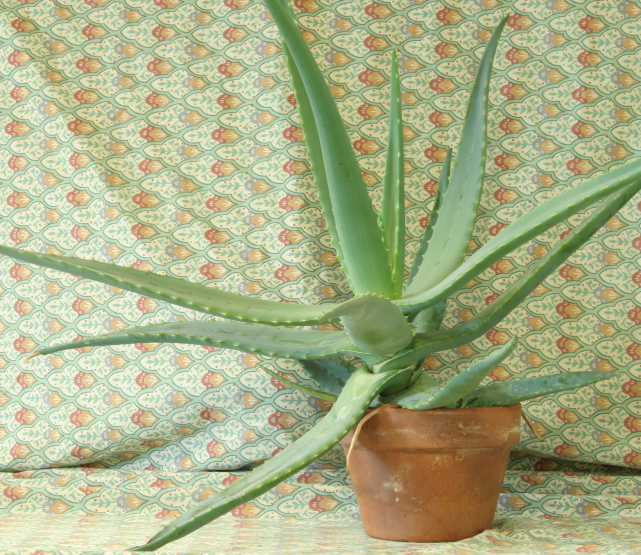
#> input picture sample_code/4_epipolar_geometry/images/view2.png, 1282 x 1110 px, given in place of view0.png, which was not available (shown at 1/2 size)
$ python main.py
#> lines starting #> are read from the running program, lines starting #| are printed output that depends on the picture; pictures that were not available may be replaced by others from this repository, and a replacement may not be noted
import numpy as np
import cv2

img1 = cv2.imread('images/view0.png',0)  #queryimage # left image
#> img1: shape (1110, 1282); min 18, max 251, mean 169.2
img2 = cv2.imread('images/view1.png',0) #trainimage # right image
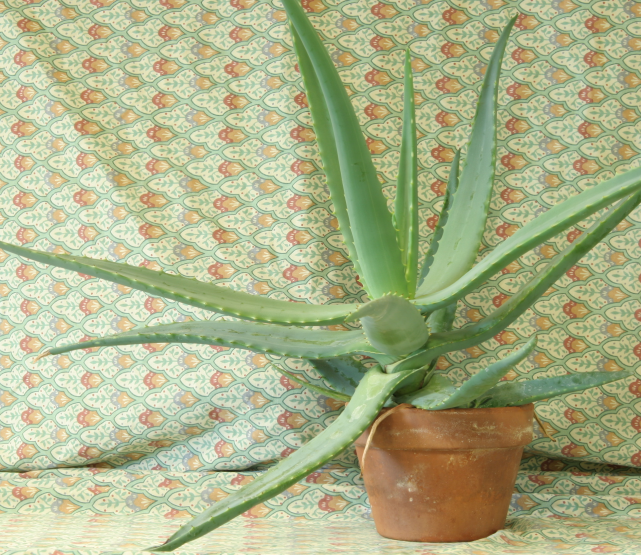
#> input picture sample_code/4_epipolar_geometry/images/view1.png, 1282 x 1110 px (shown at 1/2 size)
#> img2: shape (1110, 1282); min 18, max 252, mean 170.3
h,w = img1.shape[:2]
#> h = 1110; w = 1282

orb = cv2.ORB_create()
# find the keypoints and descriptors with SIFT
kp1, des1 = orb.detectAndCompute(img1,None)
#> kp1 = 500 keypoints; strongest (x, y, size): (742, 742, 64.3), (743, 743, 53.6), (456, 948, 44.6), (504, 940, 31)
kp2, des2 = orb.detectAndCompute(img2,None)
#> kp2 = 500 keypoints; strongest (x, y, size): (472, 948, 44.6), (769, 742, 64.3), (771, 743, 53.6), (770, 744, 44.6)

des2 = np.float32(des2)
des1 = np.float32(des1)

FLANN_INDEX_KDTREE = 1
indexParams = dict(algorithm=FLANN_INDEX_KDTREE, trees=5)
searchParams = dict(checks=100)
flann = cv2.FlannBasedMatcher(indexParams, searchParams)
matches = flann.knnMatch(des1, des2, k=2)
#> matches = 500 matches

good = []
pts1 = []
pts2 = []
# ratio test as per Lowe's paper
for i,(m,n) in enumerate(matches):
    if m.distance < 0.85*n.distance:
        good.append(m)
        pts2.append(kp2[m.trainIdx].pt)
        pts1.append(kp1[m.queryIdx].pt)
#> after the loop, good = 190 matches; pts1 = 190 pairs, first value 34 to 1172.4, second value 36 to 1003.2; pts2 = 190 pairs, first value 46 to 1184.4, second value 36 to 1003.2

pts1 = np.int32(pts1)
#> pts1 = 190 pairs, first value 34 to 1172, second value 36 to 1003
pts2 = np.int32(pts2)
#> pts2 = 190 pairs, first value 46 to 1184, second value 36 to 1003

vis = np.concatenate((img1, img2), axis=1)

for i in range(len(pts1)):
    tmp = vis.copy()
    pt1 = pts1[i]
    pt2 = pts2[i] + np.array((w,0))
    cv2.circle(tmp,tuple(pts1[i]),5,(255,0,0),1)
    cv2.circle(tmp,tuple(pts2[i]+np.array((w,0))),5,(255,0,0),-1)
    cv2.line(tmp,tuple(pt1),tuple(pt2),(255,0,0),2)
    cv2.imshow("Img",tmp)
    k=cv2.waitKey(0)
    if (k==ord('q')):
         break
#> this loop made 1 pass; (key q is pressed on pass 1)
#> (pt1, pt2) on pass 1: ([1157, 713], [2454, 713])

F, mask = cv2.findFundamentalMat(pts1,pts2,cv2.FM_LMEDS)
#> F = [[8.69e-08, 0.000157, -0.132], [-0.000159, -1.67e-06, -1.46e+12], [0.132, 1.46e+12, 1]]; mask = 190 values, max 1 at index 0, min 0 at index 1, mean 0.653
# We select only inlier points
pts1 = pts1[mask.ravel()==1]
#> pts1 = 124 pairs, first value 34 to 1172, second value 36 to 1003
pts2 = pts2[mask.ravel()==1]
#> pts2 = 124 pairs, first value 46 to 1184, second value 36 to 1003

print(pts1.shape)
#| (124, 2)
print("Rank F ", np.linalg.matrix_rank(F))
#| Rank F  2

def drawlines(img1,img2,lines,pts1,pts2):
    r,c = img1.shape
    img1 = cv2.cvtColor(img1,cv2.COLOR_GRAY2BGR)
    img2 = cv2.cvtColor(img2,cv2.COLOR_GRAY2BGR)
    for r,pt1,pt2 in zip(lines,pts1,pts2):
        color = tuple(np.random.randint(0,255,3).tolist())
        x0,y0 = map(int, [0, -r[2]/r[1] ])
        x1,y1 = map(int, [c, -(r[2]+r[0]*c)/r[1] ])
        img1 = cv2.line(img1, (x0,y0), (x1,y1), color,1)
        img1 = cv2.circle(img1,tuple(pt1),5,color,-1)
        img2 = cv2.circle(img2,tuple(pt2),5,color,-1)
    return img1,img2

# Find epilines corresponding to points in right image (second image) and
# drawing its lines on left image
lines1 = cv2.computeCorrespondEpilines(pts2.reshape(-1,1,2), 2,F)
#> lines1 = 124 rows, first 8: [1.29e-14, 1, -713], [4.09e-14, 1, -457], [2.8e-14, 1, -575], [7.7e-14, 1, -127], [3.2e-14, 1, -538], [4.11e-14, 1, -455], [6.03e-14, 1, -280], [7.34e-14, 1, -159]
lines1 = lines1.reshape(-1,3)
img5,img6 = drawlines(img1,img2,lines1,pts1,pts2)
#> the loop in drawlines, `for r,pt1,pt2 in zip(lines,pts1,pts2):` made 124 passes
#> (r, pt1, pt2, color, y0, y1) on passes 1 to 9: ([1.29e-14, 1, -713], [1157, 713], [1172, 713], (172, 47, 117), 713, 712), ([4.09e-14, 1, -457], [421, 457], [437, 457], (192, 67, 251), 457, 456), ([2.8e-14, 1, -575], [1149, 575], [1162, 575], (195, 103, 9), 575, 574), ([7.7e-14, 1, -127], [896, 127], [908, 127], (211, 21, 242), 127, 126), ([3.2e-14, 1, -538], [627, 538], [643, 538], (36, 87, 70), 538, 537), ([4.11e-14, 1, -455], [602, 455], [617, 455], (216, 88, 140), 455, 454), ([6.03e-14, 1, -280], [1027, 280], [1039, 280], (58, 193, 230), 280, 279), ([7.34e-14, 1, -159], [323, 159], [335, 159], (39, 87, 174), 159, 158), ([2.57e-14, 1, -596], [596, 596], [613, 596], (88, 81, 165), 596, 595)
#> after the loop in drawlines, `for r,pt1,pt2 in zip(lines,pts1,pts2):`:
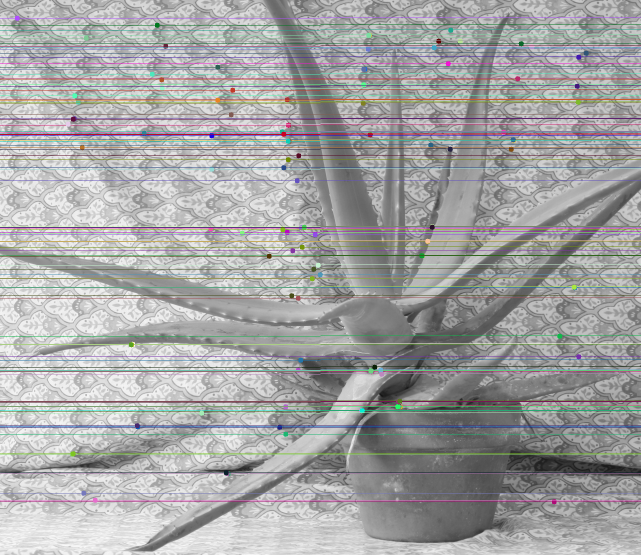
#> img1: shape (1110, 1282, 3) (shown at 1/2 size); mean B, G, R 164.4, 164.3, 164
#> after the loop in drawlines, `for r,pt1,pt2 in zip(lines,pts1,pts2):`:
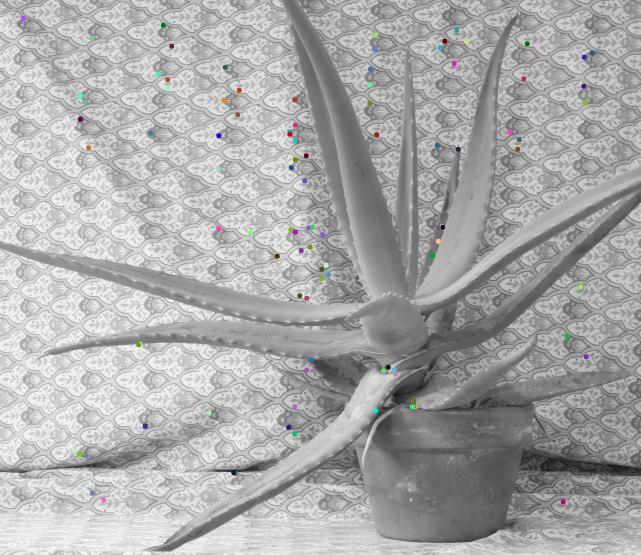
#> img2: shape (1110, 1282, 3) (shown at 1/2 size); mean B, G, R 170, 170, 169.9
# Find epilines corresponding to points in left image (first image) and
# drawing its lines on right image
lines2 = cv2.computeCorrespondEpilines(pts1.reshape(-1,1,2), 1,F)
#> lines2 = 124 rows, first 8: [-1.35e-14, -1, 713], [-4.12e-14, -1, 457], [-2.84e-14, -1, 575], [-7.67e-14, -1, 127], [-3.24e-14, -1, 538], [-4.14e-14, -1, 455], [-6.02e-14, -1, 280], [-7.33e-14, -1, 159]
lines2 = lines2.reshape(-1,3)
img3,img4 = drawlines(img2,img1,lines2,pts2,pts1)
#> the loop in drawlines (call 2), `for r,pt1,pt2 in zip(lines,pts1,pts2):` made 124 passes
#> (r, pt1, pt2, color, y0, y1) on passes 1 to 9: ([-1.35e-14, -1, 713], [1172, 713], [1157, 713], (114, 30, 29), 713, 712), ([-4.12e-14, -1, 457], [437, 457], [421, 457], (241, 33, 146), 457, 456), ([-2.84e-14, -1, 575], [1162, 575], [1149, 575], (17, 221, 84), 575, 574), ([-7.67e-14, -1, 127], [908, 127], [896, 127], (253, 2, 69), 127, 126), ([-3.24e-14, -1, 538], [643, 538], [627, 538], (101, 140, 44), 538, 537), ([-4.14e-14, -1, 455], [617, 455], [602, 455], (117, 253, 66), 455, 454), ([-6.02e-14, -1, 280], [1039, 280], [1027, 280], (111, 91, 85), 280, 279), ([-7.33e-14, -1, 159], [335, 159], [323, 159], (167, 39, 203), 159, 158), ([-2.62e-14, -1, 596], [613, 596], [596, 596], (150, 158, 145), 596, 595)
#> pass 1, in drawlines (call 2), `img1 = cv2.line(img1, (x0,y0), (x1,y1), color,1)`:
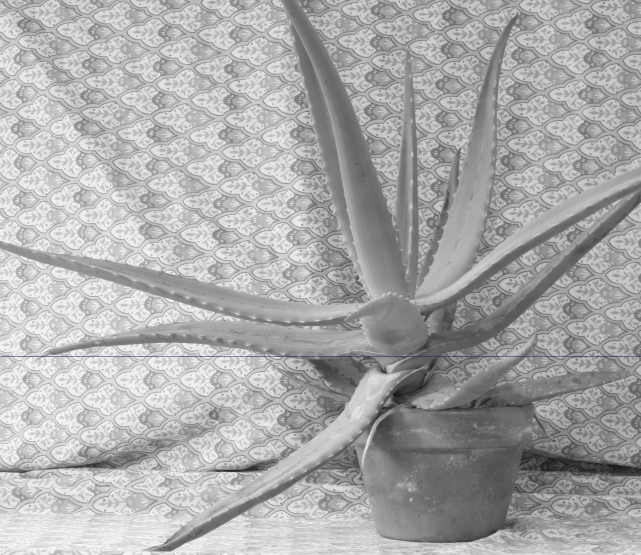
#> img1: shape (1110, 1282, 3) (shown at 1/2 size); mean B, G, R 170.2, 170.1, 170.1
#> after the loop in drawlines (call 2), `for r,pt1,pt2 in zip(lines,pts1,pts2):`:
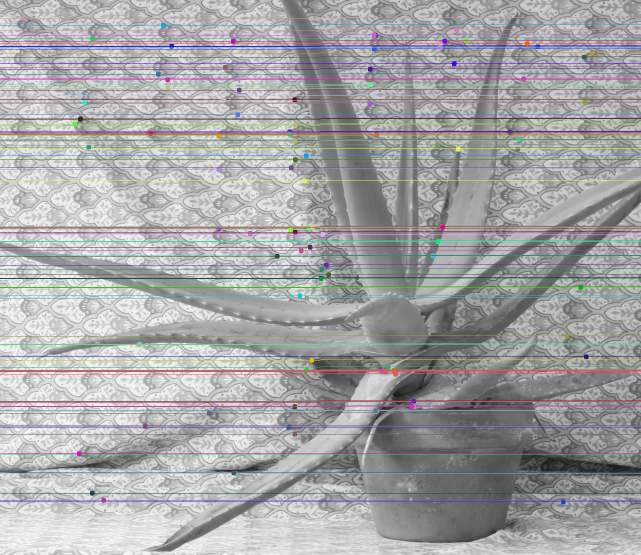
#> img1: shape (1110, 1282, 3) (shown at 1/2 size); mean B, G, R 166.4, 165.3, 165.5
#> after the loop in drawlines (call 2), `for r,pt1,pt2 in zip(lines,pts1,pts2):`:
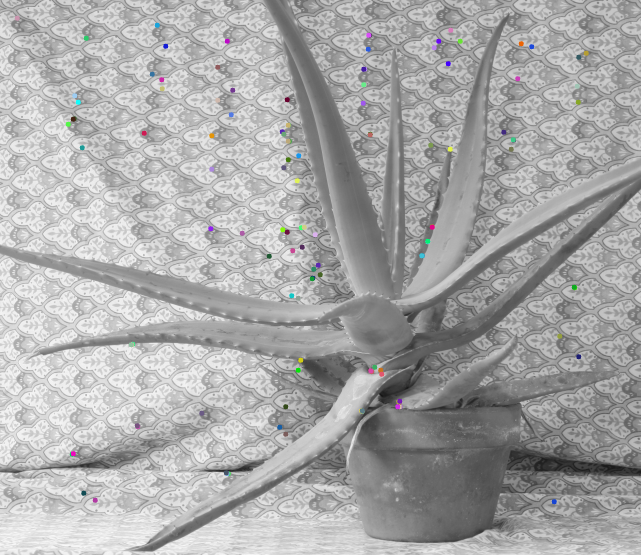
#> img2: shape (1110, 1282, 3) (shown at 1/2 size); mean B, G, R 169, 168.9, 168.9

vis = np.concatenate((img5, img3), axis=1)
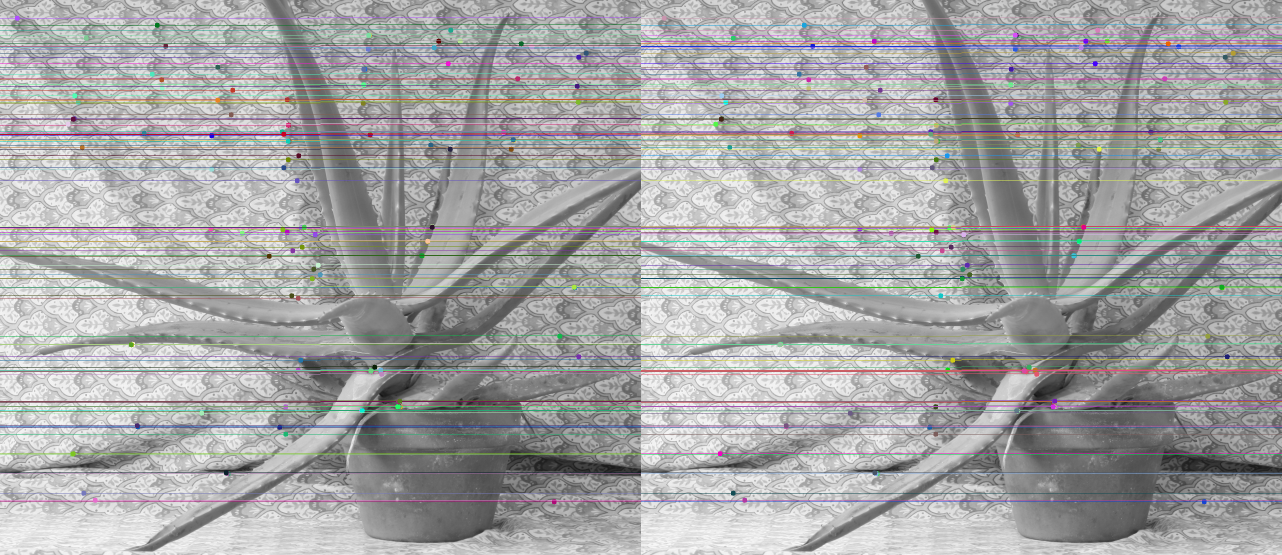
#> vis: shape (1110, 2564, 3) (shown at 1/2 size); mean B, G, R 165.4, 164.8, 164.7
cv2.imshow("Img",vis)
k=cv2.waitKey(0)
#> (key q is pressed here)
